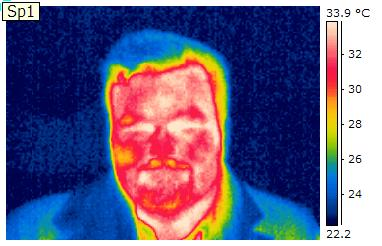
#> input picture Resources/Photos/RAINBOW/56.jpg, 382 x 246 px
$ python face_detect.py
#> lines starting #> are read from the running program, lines starting #| are printed output that depends on the picture
import cv2 as cv

img = cv.imread('Resources/Photos/RAINBOW/56.jpg')
#> img is the input picture: shape (246, 382, 3); mean B, G, R 135.2, 99.4, 105
cv.imshow('Twarze', img)

gray = cv.cvtColor(img, cv.COLOR_BGR2GRAY)
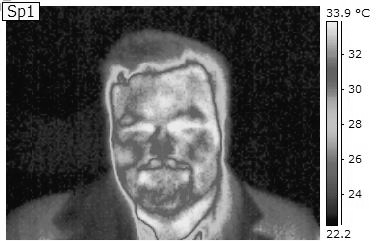
#> gray: shape (246, 382); min 0, max 255, mean 105.1

# [4 lines of commented-out code are left out]

kaskady = ['haar_face.xml', 'haarcascade_frontalcatface.xml', 'haarcascade_frontalcatface_extended.xml', 'haarcascade_frontalface_alt.xml', 'haarcascade_frontalface_alt2.xml', 'haarcascade_frontalface_alt2_1.xml', 'haarcascade_frontalface_alt_tree.xml', 'haarcascade_frontalface_default.xml', 'haarcascade_profileface.xml']
wykryte = cv.imread('Resources/Photos/RAINBOW/56.jpg')

for i in range(len(kaskady)):
    haar_cascade = cv.CascadeClassifier(kaskady[i])
    faces_rect = haar_cascade.detectMultiScale(gray, scaleFactor=1.02, minNeighbors=3)
    print('faces_rect', faces_rect)
    for (x, y, w, h) in faces_rect:
        cv.rectangle(wykryte, (x, y), (x + w, y + w), (0, 0, 255), 2)
        cv.imshow('Wykryto', wykryte)

    print('Liczba znalezionych twarzy :', len(faces_rect), 'kaskada', kaskady[i])
    wykryte = img
    cv.imshow('w petli', wykryte)
    cv.waitKey(0)
#> this loop made 9 passes
#> faces_rect on passes 1, 2, 8: [[81, 63, 176, 176]], [[146, 148, 34, 34]], [[81, 63, 176, 176]]
#> (printed output is left out)
#> pass 1, `cv.imshow('Wykryto', wykryte)`:
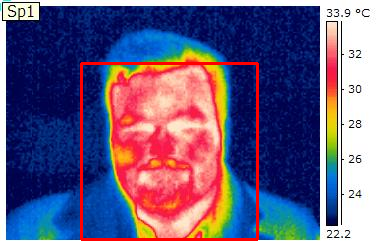
#> window 'Wykryto': shape (246, 382, 3); mean B, G, R 132.5, 97.4, 109.3
#> pass 2, `cv.imshow('Wykryto', wykryte)`:
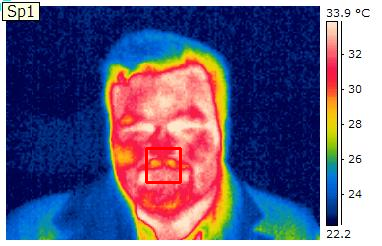
#> window 'Wykryto': shape (246, 382, 3); mean B, G, R 134.7, 98.9, 105

# [7 lines of commented-out code are left out]

cv.waitKey(0)

$ run again, with Resources/Photos/RAINBOW/32.jpg copied over Resources/Photos/RAINBOW/56.jpg
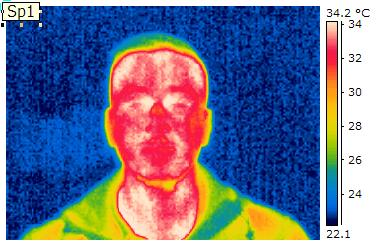
#> input picture Resources/Photos/RAINBOW/32.jpg, 382 x 246 px
#> img is the input picture: shape (246, 382, 3); mean B, G, R 145, 117.4, 113.3
#> `gray = cv.cvtColor(img, cv.COLOR_BGR2GRAY)`:
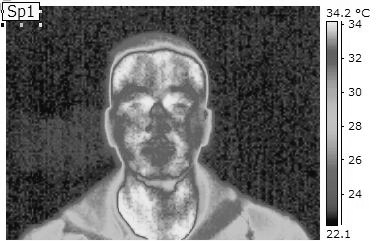
#> gray: shape (246, 382); min 0, max 255, mean 119.3
#> the loop `for i in range(len(kaskady)):` made 9 passes
#> faces_rect on passes 1, 2, 5, 6, 8: [[100, 36, 128, 128]], [[175, 202, 34, 34], [133, 153, 54, 54]], [[156, 74, 47, 47]], [[156, 74, 47, 47]], [[100, 36, 128, 128]]
#> (printed output is left out)
#> pass 2, `cv.imshow('Wykryto', wykryte)`:
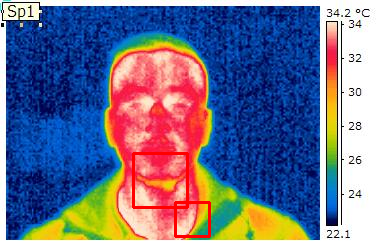
#> window 'Wykryto': shape (246, 382, 3); mean B, G, R 143.8, 116.1, 113.7

$ run again, with Resources/Photos/RAINBOW/34.jpg copied over Resources/Photos/RAINBOW/56.jpg
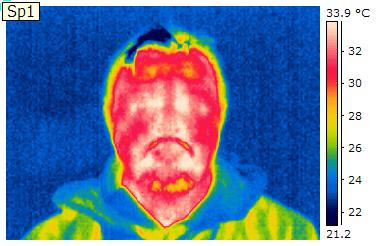
#> input picture Resources/Photos/RAINBOW/34.jpg, 382 x 246 px
#> img is the input picture: shape (246, 382, 3); mean B, G, R 157.3, 124.4, 108.4
#> `gray = cv.cvtColor(img, cv.COLOR_BGR2GRAY)`:
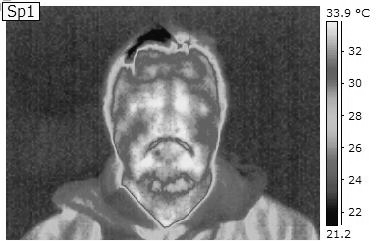
#> gray: shape (246, 382); min 0, max 255, mean 123.4
#> the loop `for i in range(len(kaskady)):` made 9 passes
#> faces_rect on passes 1, 2, 4, 5, 6, 8: [[110, 99, 123, 123], [78, 16, 162, 162]], [[126, 142, 80, 80]], [[113, 101, 118, 118]], [[105, 92, 131, 131]], [[105, 92, 131, 131]], [[110, 99, 123, 123], [78, 16, 162, 162]]
#> (printed output is left out)
#> after the loop `for i in range(len(kaskady)):`:
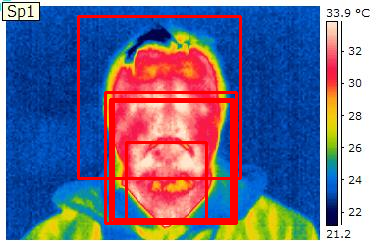
#> wykryte: shape (246, 382, 3); mean B, G, R 147.1, 117.2, 119.8
